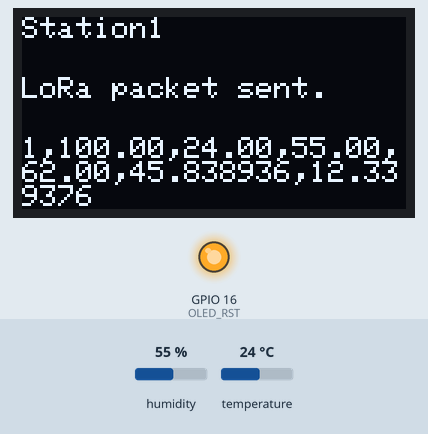
This sketch was run on a simulated ESP32. Shown: 128×64 one-colour display, output pins drawn as LEDs (lit = HIGH). The inputs (shaded band) are chosen by the test bench; at power-on: humidity 55 %, temperature 24 °C. No radio packets arrive unless stated. At 13.7 s the program puts the board to deep sleep or switches it off; the recording ends there.

Above: at 1.8 s.
Timing chart, 0 to 3.3 s (numbered marks = the images above):
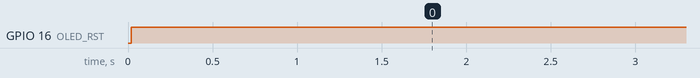

The sketch:

Sender_node1.ino.ino
```cpp
//Libraries for LoRa
#include <SPI.h>
#include <LoRa.h>
#include <SimpleDHT.h>
#include <Math.h>
//Libraries for OLED Display
#include <Wire.h>
#include <Adafruit_GFX.h>
#include <Adafruit_SSD1306.h>

//Define the pins used by the LoRa transceiver module
#define SCK 5
#define MISO 19
#define MOSI 27
#define SS 18
#define RST 14
#define DIO0 26
//DHT22 sensor definitions
byte pinDHT22 = 25;
SimpleDHT22 dht22;

//433E6 for our TTGO device
#define BAND 433E6

//OLED pins
#define OLED_SDA 21
#define OLED_SCL 22
#define OLED_RST 16
#define SCREEN_WIDTH 128 //OLED display width, in pixels
#define SCREEN_HEIGHT 64 //OLED display height, in pixels
//RTC_DATA_ATTR used to save the variables in the RTC memory to keep them from deletion when going into deep sleep mode
//Default GPS coordinates
RTC_DATA_ATTR float gps1_lat = 45.838935;
RTC_DATA_ATTR float gps1_long = 12.339376;
int ID = 1;
//Define variables for the SOH
RTC_DATA_ATTR float max_temp=-100;
RTC_DATA_ATTR float min_temp=100;
RTC_DATA_ATTR float max_moi=1;
RTC_DATA_ATTR float min_moi=100;
RTC_DATA_ATTR float avg_temp;
RTC_DATA_ATTR float avg_moi;
float tempSOH;
float moiSOH;
float SOH;
//Frequency of sampling defined
RTC_DATA_ATTR int freq=30;
float hum = 0;
float temp = 0;
//message definition
String message;
//Define deep sleep options
uint64_t uS_TO_S_FACTOR = 1000000;  //Conversion factor for micro seconds to seconds
//Sleep for "freq" seconds
uint64_t TIME_TO_SLEEP = freq;
//Moisture Sensor variables
const int moisturePin = 35;
RTC_DATA_ATTR float soilMoisture;
int read_m;
//getConfigData function variables
String deviceID;
String new_lat;
String new_long;
String new_freq;
uint32_t period = 0.2 * 60000L;  // listening for 12 seconds is the default

//Definition for display
Adafruit_SSD1306 display(SCREEN_WIDTH, SCREEN_HEIGHT, &Wire, OLED_RST);

void setup() {
  //initialize Serial Monitor
  Serial.begin(115200);
  //These functions can be used to set LoRa paramenters differently from default values
  //these down here are the default ones
  //LoRa.setSpreadingFactor(7);
  //LoRa.setSignalBandwidth(125000);
  //LoRa.setCodingRate4(5);

  // Enable Timer wake_up
  esp_sleep_enable_timer_wakeup(TIME_TO_SLEEP * uS_TO_S_FACTOR);

  //reset OLED display via software
  pinMode(OLED_RST, OUTPUT);
  digitalWrite(OLED_RST, LOW);
  delay(20);
  digitalWrite(OLED_RST, HIGH);

  //initialize OLED
  Wire.begin(OLED_SDA, OLED_SCL);
  if(!display.begin(SSD1306_SWITCHCAPVCC, 0x3c, false, false)) { //Address 0x3C for 128x32
    //Serial.println(F("SSD1306 allocation failed"));
    for(;;); //Don't proceed, loop forever
  }

  display.clearDisplay();
  display.setTextColor(WHITE);
  display.setTextSize(1);
  display.setCursor(0,0);
  display.println("Station1");
  display.setCursor(0,20);
  display.setTextSize(1);
  display.display();
////////////////////////LORA///////////////////////////////
  //SPI LoRa pins
  SPI.begin(SCK, MISO, MOSI, SS);
  //Setup LoRa transceiver module
  LoRa.setPins(SS, RST, DIO0);

  int counter = 0;
  while (!LoRa.begin(BAND) && counter < 10) {
    //Serial.print(".");
    counter++;
    delay(500);
  }
  if (counter == 10) {
    // Start deep sleep
    //Serial.println("Failed to initialize LoRa. Going to sleep now");
    esp_deep_sleep_start();
  }
  //The sync word assures we don't get LoRa messages from other LoRa transceivers
  //ranges from 0-0xFF
  LoRa.setSyncWord(0xF3);
  //Serial.println("LoRa initializing OK!");
  getReadings();
  //Serial.print("Soil moisture = ");
  //Serial.println(soilMoisture);
  sendReadings();
  //Serial.print("Message sent = ");
  //Serial.println(message);


//OLED
  display.print("LoRa packet sent.");
  display.setCursor(0,40);
  display.print(message);
  display.display();
//Start listening for maximum 12 seconds (default) for an eventual configuration packet coming from the Arduino
  for( uint32_t tStart = millis();  (millis()-tStart) < period;  ){
    int packetSize = LoRa.parsePacket();
    if (packetSize) {
      if(getConfigData()==1){ //if the function returns 1 then it's time to stop listening
        break;
      }
    }
  }


  //Start deep sleep
  //Serial.println("Going to sleep now.");
  esp_deep_sleep_start();
}
void loop() {
//The ESP32 will be in deep sleep
//it will never reach this loop
}

void getReadings() {
  //Measure moisture
  read_m = analogRead(moisturePin);
  //Serial.print("m=");
  //Serial.print(read_m);
  if (read_m>=4095){
   soilMoisture=0; //max value means no moisture
  }
  if (read_m<=3100){ //3100 arbitrary parameter calibrated from experiments to be 100% moisture
    soilMoisture=100;
  }
  else {
    soilMoisture=100*(1-(float)(read_m-3100)/(4095-3100)); //percentage of moisture calculated with linear interpolation
  }
  //Measure temperature and humidity of the air
  dht22.read2(pinDHT22, &temp, &hum, NULL);
  //Serial.print("t= ");
  //Serial.print(temp);
  //Serial.print(" ");
  //Serial.print("h= ");
  //Serial.print(hum);
  //Serial.print(read_m);
  delay(500);
  if (isnan(hum) || isnan(temp)) {
    //Serial.println(F("Failed to read from DHT sensor!"));
    return;
  }
  if (temp>max_temp){
    max_temp=temp;
  }
  if (temp<min_temp){
    min_temp=temp;
  }
   if (soilMoisture>max_moi){
    max_moi=soilMoisture;
  }
  if (soilMoisture<min_moi){
    min_moi=soilMoisture;
  }
  avg_temp = (max_temp-min_temp)/2;
  avg_moi = (max_moi-min_moi)/2;
  tempSOH = temp-avg_temp;
  moiSOH = soilMoisture-avg_moi;
  //Computing SOH as in the first project proposal
  SOH = 0.5*abs(tempSOH)+0.5*abs(moiSOH);
}

void sendReadings() {
  //Send data packet as string to use less bandwidth
  message = String(ID)+ "," + String(soilMoisture) + "," + String(temp)+ "," + String(hum)+ "," + String(SOH)+ "," + String(gps1_lat,6) + "," + String(gps1_long,6);
  delay(1000);
  LoRa.beginPacket();
  LoRa.print(message);
  LoRa.endPacket();
}

int getConfigData() {
  //Serial.print("Lora packet received: ");
  //Read packet
  while (LoRa.available()) {
    String LoRaData = LoRa.readString();
    //LoRaData format: deviceID#new_lat/new_long&new_freq
    //String example: 1#12.43/54.12&80
    //Serial.print(LoRaData);
    if (LoRaData == String(ID)){ //if the packet is the same as the ID of the device then the packet is not for this node or it has already been set we stop listening
      return 1;
    }
    else {
      //Get deviceID, gps coordinates and requested frequency
      int pos1 = LoRaData.indexOf('#');
      int pos2 = LoRaData.indexOf('/');
      int pos3 = LoRaData.indexOf('&');
      deviceID = LoRaData.substring(0, pos1);
      new_lat = LoRaData.substring(pos1 +1, pos2);
      new_long = LoRaData.substring(pos2+1, pos3);
      new_freq = LoRaData.substring(pos3+1, LoRaData.length());
      if (deviceID == String(ID)){ //the packet is a configuration packet for this station
        gps1_lat=new_lat.toFloat();
        gps1_long=new_long.toFloat();
        freq=new_freq.toInt();
      }
    }
  }
  return 0;
}
```

Measured:
- by itself, GPIO 16 (OLED_RST): LOW → HIGH at 0.02 s
